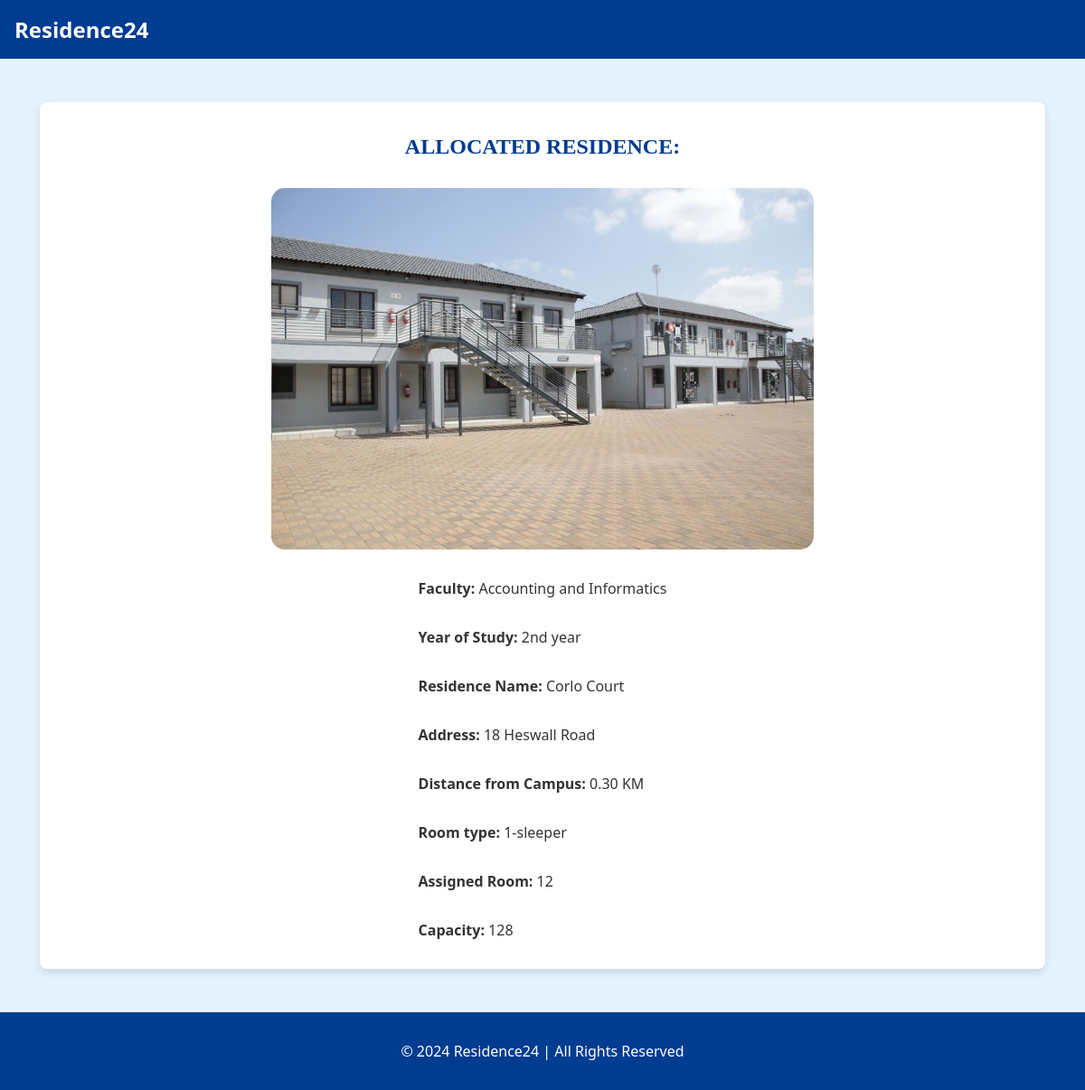
The page /student/student/residence-details/ (signed in) on the database its author committed.
### housing/models.py (models this page shows, shortened)
class Residence(models.Model):
    residence_ID = models.UUIDField(default=uuid.uuid4, editable=False, unique=True)
    residence_name = models.CharField(max_length=100)
    total_num_of_rooms = models.IntegerField()
    residence_address = models.CharField(max_length=255)
    distance_to_campus = models.DecimalField(max_digits=5, decimal_places=2)  # in kilometers
    faculty = models.ForeignKey(Faculty, on_delete=models.CASCADE)

class Faculty(models.Model):
    faculty_ID = models.UUIDField(default=uuid.uuid4, editable=False, unique=True)
    FACULTY_CHOICES = [
        ('Accounting and Informatics', 'Accounting and Informatics'),
        ('Applied Sciences', 'Applied Sciences'),
        ('Management Sciences', 'Management Sciences'),
        ('Engineering and the Built Environment', 'Engineering and the Built Environment'),
        ('Health Sciences', 'Health Sciences'),
        ('Arts & Design', 'Arts & Design'),
    ]
    faculty = models.CharField(max_length=50, choices=FACULTY_CHOICES, unique=True)

### student/models.py (models this page shows, shortened)
class Student(models.Model):
    user = models.OneToOneField(settings.AUTH_USER_MODEL, on_delete=models.CASCADE)
    student_ID = models.CharField(max_length=8, unique=True)  # Extracted from email
    first_name = models.CharField(max_length=30)
    last_name = models.CharField(max_length=30)
    GENDER_CHOICES = [
        ("Female", "Female"),
        ("Male", "Male"),
        ("Other", "Other"),
    ]
    gender = models.CharField(max_length=6, choices=GENDER_CHOICES)
    home_address_street = models.CharField(max_length=255)
    home_address_suburb = models.CharField(max_length=100)
    home_address_city = models.CharField(max_length=100)
    home_address_postal_code = models.CharField(max_length=4)
    is_local = models.BooleanField()  # Boolean to check if the student is local
    LEVEL_OF_STUDY_CHOICES = [
        ("1st year", "1st year"),
        ("2nd year", "2nd year"),
        ("3rd year", "3rd year"),
        ("4th year", "4th year"),
        ("Postgraduate", "Postgraduate"),
    ]
    level_of_study = models.CharField(max_length=20, choices=LEVEL_OF_STUDY_CHOICES)
    faculty = models.ForeignKey(Faculty, on_delete=models.CASCADE)
    ROOM_TYPE_CHOICES = [
        ("1-sleeper", "1-sleeper"),
        ("2-sleeper", "2-sleeper"),
    ]
    preferred_room_type = models.CharField(max_length=10, choices=ROOM_TYPE_CHOICES)

### student/views.py (the view)
def residence_details(request):
    try:
        student = Student.objects.get(user=request.user)
        residence_application = Application.objects.get(student=student)
        residence = Residence.objects.filter(
            id=residence_application.residence_id
        ).first()
        residence.image_path = (
            residence.residence_name.lower().replace(" ", "_") + ".jpg"
        )
        student_faculty = Faculty.objects.get(id=student.faculty_id)
        residence.student_faculty = student_faculty.faculty
        residence.fake_room = residence.id
    except Application.DoesNotExist:
        residence = None
    return render(
        request,
        "student/residence_details.html",
        {"residence": residence, "student": student},
    )

### student/templates/student/residence_details.html (shortened to what this page needs)
<!DOCTYPE html>
<html lang="en">
  <head>
  </head>
  <body>
    <header>
      <nav class="navbar">
        <div class="logo">Residence24</div>
      </nav>
    </header>
    <main class="table-container">
      <h2>ALLOCATED RESIDENCE:</h2>
      {% load static %}
      <img
        src="{% static 'img/' %}{{ residence.image_path }}"
        class="residence-image"/>
      <div style="display: flex; align-items: center; justify-content: center;">
        <div
          class="residence-details"
          style="display: flex; flex-direction: column; text-align: start"
        >
          <p><strong>Faculty: </strong> {{ residence.student_faculty }}</p>
          <p><strong>Year of Study: </strong> {{ student.level_of_study }}</p>
          <p>
            <strong>Residence Name: </strong> {{ residence.residence_name }}
          </p>
          <p><strong>Address: </strong> {{ residence.residence_address }}</p>
          <p>
            <strong>Distance from Campus: </strong>{{ residence.distance_to_campus }} KM
          </p>
          <p><strong>Room type: </strong> {{ student.preferred_room_type }}</p>
          <p><strong>Assigned Room: </strong> {{ residence.fake_room }}</p>
          <p><strong>Capacity: </strong> {{ residence.total_num_of_rooms }}</p>
        </div>
      </div>
    </main>
    <footer class="footer">
      <p>&copy; 2024 Residence24 | All Rights Reserved</p>
    </footer>
  </body>
</html>

### student/templates/student/residence_details.html (style rules this page uses)
body { font-family: "Segoe UI", sans-serif; background-color: #e3f2fd; color: #333; margin: 0; padding: 0; }
.navbar { background-color: #003c8f; color: #fff; padding: 1rem; display: flex; justify-content: space-between; align-items: center; }
.navbar .logo { font-size: 1.5rem; font-weight: 700; }
.table-container { width: 90%; margin: 3rem auto; padding: 1rem; background-color: #fff; border-radius: 0.5rem; box-shadow: 0 4px 8px rgba(0, 0, 0, 0.1); }
.table-container h2 { color: #003c8f; font-family: "Cardo", serif; text-align: center; margin-bottom: 2rem; }
.residence-image { width: 100%; max-width: 600px; border-radius: 15px; display: block; margin: 0 auto; }
.residence-details { text-align: center; margin-top: 1rem; }
.footer { text-align: center; padding: 1rem; background-color: #003c8f; color: #fff; margin-top: 2rem; }

### rows shown on the page
Residence: student_faculty "Accounting and Informatics", residence_name "Corlo Court", residence_address "18 Heswall Road", distance_to_campus "0.30", fake_room "12", total_num_of_rooms "128"
Student: level_of_study "2nd year", preferred_room_type "1-sleeper"
